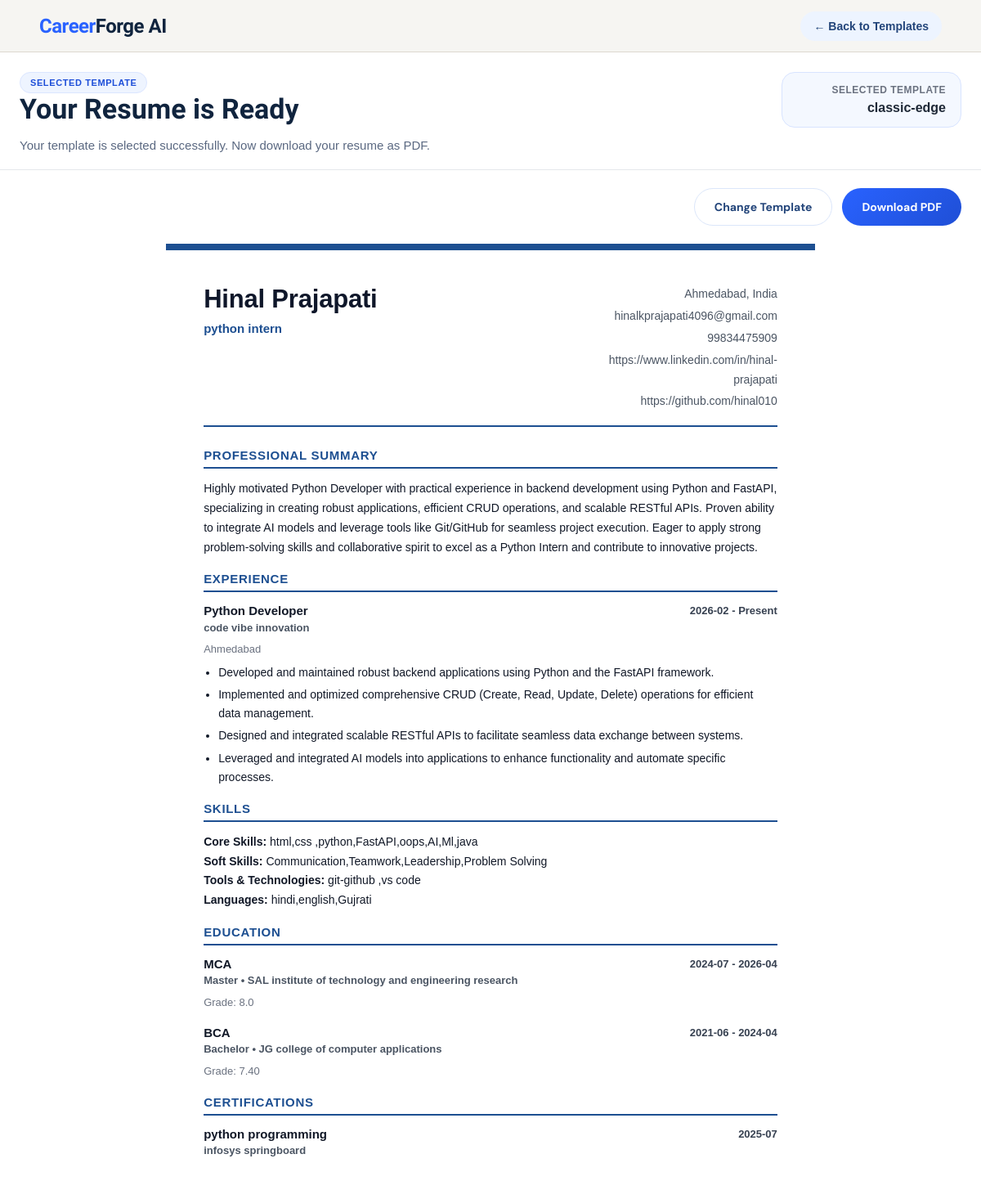
The app's page /use_template (signed in) with its own data.
### tables this page shows
CREATE TABLE user_profile (
    id INTEGER PRIMARY KEY AUTOINCREMENT,
    user_id INTEGER UNIQUE,
    full_name TEXT,
    email TEXT,
    contact TEXT,
    location TEXT,
    country TEXT,
    linkedin TEXT,
    github TEXT,
    photo TEXT,
    FOREIGN KEY (user_id) REFERENCES users(id) ON DELETE CASCADE
);

CREATE TABLE user_skills (
    id INTEGER PRIMARY KEY AUTOINCREMENT,
    user_id INTEGER UNIQUE,
    job_role_id INTEGER,
    custom_job_role TEXT,
    core_skills TEXT,
    soft_skills TEXT,
    tools_technologies TEXT,
    languages TEXT,
    missing_skills_suggestions TEXT,
    FOREIGN KEY (user_id) REFERENCES users(id) ON DELETE CASCADE,
    FOREIGN KEY (job_role_id) REFERENCES job_title_master(id)
);

CREATE TABLE professional_summary (
    id INTEGER PRIMARY KEY AUTOINCREMENT,
    user_id INTEGER UNIQUE,
    professional_summary TEXT,
    FOREIGN KEY (user_id) REFERENCES users(id) ON DELETE CASCADE
);

CREATE TABLE experience (
    id INTEGER PRIMARY KEY AUTOINCREMENT,
    user_id INTEGER NOT NULL,
    job_title_id INTEGER,
    custom_job_title TEXT,
    experience_type_id INTEGER,
    company_name TEXT,
    location TEXT,
    start_month TEXT,
    end_month TEXT,
    currently_working INTEGER DEFAULT 0,
    description TEXT,
    FOREIGN KEY (user_id) REFERENCES users(id) ON DELETE CASCADE,
    FOREIGN KEY (job_title_id) REFERENCES job_title_master(id),
    FOREIGN KEY (experience_type_id) REFERENCES experience_type_master(id)
);

CREATE TABLE education (
    id INTEGER PRIMARY KEY AUTOINCREMENT,
    user_id INTEGER NOT NULL,
    degree_id INTEGER,
    course_id INTEGER,
    institution_id INTEGER,
    location TEXT,
    start_month TEXT,
    end_month TEXT,
    grade TEXT, custom_degree TEXT, custom_course TEXT, custom_institution TEXT,
    FOREIGN KEY (user_id) REFERENCES users(id) ON DELETE CASCADE,
    FOREIGN KEY (degree_id) REFERENCES degree_master(id),
    FOREIGN KEY (course_id) REFERENCES course_master(id),
    FOREIGN KEY (institution_id) REFERENCES institute_master(id)
);

CREATE TABLE certification (
    id INTEGER PRIMARY KEY AUTOINCREMENT,
    user_id INTEGER NOT NULL,
    certificate_name TEXT NOT NULL,
    organization TEXT NOT NULL,
    certificate_date TEXT NOT NULL,
    FOREIGN KEY (user_id) REFERENCES users(id) ON DELETE CASCADE
);

### main.py (the view)
@app.get("/use_template", response_class=HTMLResponse)
def use_template_page(
    request: Request,
    template: str = Query(None)
):
    user = require_login(request)
    if isinstance(user, RedirectResponse):
        return user
    template_map = {
        "classic-edge": "resume_templates/classic_edge.html",
        "nova-grid": "resume_templates/nova_grid.html",
        "profile-spotlight": "resume_templates/profile_spotlight.html",
        "pure-ats": "resume_templates/pure_ats.html",
        "executive-line": "resume_templates/executive_line.html",
        "soft-modern": "resume_templates/soft_modern.html",
    }
    if template not in template_map:
        template = "classic-edge"
    save_selected_template(user["id"], template)
    template_file = template_map[template]
    profile = get_user_profile(user["id"])
    educations = get_education(user["id"])
    experiences = get_experience(user["id"])
    skills = get_skills(user["id"])
    projects = get_projects(user["id"])
    certifications = get_certifications(user["id"])
    summary_row = get_professional_summary(user["id"])
    if skills:
        skills["job_role_text"] = get_job_role_text_from_skills(skills)
    show_experience = len(experiences) > 0 and user.get("is_fresher", 0) == 0
    return templates.TemplateResponse(
        request,
        "resume_generate.html",
        {
            "request": request,
            "user": user,
            "profile": profile,
            "educations": educations,
            "experiences": experiences,
            "show_experience": show_experience,
            "skills": skills,
            "projects": projects,
            "certifications": certifications,
            "saved_summary": summary_row["professional_summary"] if summary_row else "",
            "selected_template_name": template,
            "template_file": template_file,
            "pdf_mode": False
        }
    )

### template/resume_generate.html (shortened to what this page needs)
<!DOCTYPE html>
<html lang="en">
<head>
    <link rel="stylesheet" href="/static/resume_preview.css">
    <link rel="stylesheet" href="/static/resume_pdf.css">
</head>
<body>
    <div class="page-wrapper {% if pdf_mode %}pdf-mode{% endif %}">
        {% if not pdf_mode %}
        <header class="topbar">
            <div class="logo"><span>Career</span>Forge AI</div>
            <div class="topbar-actions">
                <a href="/choose_template" class="back-link">← Back to Templates</a>
            </div>
        </header>
        <section class="preview-header">
            <div class="preview-header-left">
                <p class="preview-badge">Selected Template</p>
                <h1>Your Resume is Ready</h1>
                <p class="preview-subtext">
                    Your template is selected successfully. Now download your resume as PDF.
                </p>
            </div>
            <div class="preview-header-right">
                <div class="selected-template-box">
                    <span class="selected-label">Selected Template</span>
                    <strong>{{ selected_template_name }}</strong>
                </div>
            </div>
        </section>
        <section class="preview-actions-bar">
            <button type="button" class="secondary-btn" onclick="window.location.href='/choose_template'">
                Change Template
            </button>
            <button type="button" class="primary-btn" onclick="window.location.href='/generate_pdf'">
                Download PDF
            </button>
        </section>
        {% endif %}
        <main class="preview-main">
            <div class="resume-shell">
                <div class="resume-paper template-{{ selected_template_name }}">
                    {% include template_file %}
                </div>
            </div>
        </main>
    </div>
</body>
</html>

### template/resume_templates/classic_edge.html (shortened to what this page needs)
<div class="classic-edge-template">
    <div class="resume-header classic-edge-header">
        <div class="header-left">
            <h1 class="resume-name">
                {{ profile.full_name if profile and profile.full_name else "Your Name" }}
            </h1>
            <p class="resume-role">
                {% if skills and skills.job_role_text %}
                    {{ skills.job_role_text }}
                {% else %}
                    Professional Resume
                {% endif %}
            </p>
        </div>
        <div class="resume-contact classic-edge-contact">
            {% if profile and profile.location %}
                <p>{{ profile.location }}{% if profile.country %}, {{ profile.country }}{% endif %}</p>
            {% elif profile and profile.country %}
                <p>{{ profile.country }}</p>
            {% endif %}
            {% if profile and profile.email %}
                <p>{{ profile.email }}</p>
            {% endif %}
            {% if profile and profile.contact %}
                <p>{{ profile.contact }}</p>
            {% endif %}
            {% if profile and profile.linkedin %}
                <p>{{ profile.linkedin }}</p>
            {% endif %}
            {% if profile and profile.github %}
                <p>{{ profile.github }}</p>
            {% endif %}
        </div>
    </div>
    {% if saved_summary %}
    <section class="resume-section">
        <h2>Professional Summary</h2>
        <p class="summary-text">{{ saved_summary }}</p>
    </section>
    {% endif %}
    {% if show_experience %}
    <section class="resume-section">
        <h2>Experience</h2>
        {% for exp in experiences %}
        <div class="resume-block">
            <div class="block-top">
                <div>
                    <h3>
                        {% if exp.job_title_text %}
                            {{ exp.job_title_text }}
                        {% elif exp.job_title_name %}
                            {{ exp.job_title_name }}
                        {% elif exp.custom_job_title %}
                            {{ exp.custom_job_title }}
                        {% else %}
                            Job Title
                        {% endif %}
                    </h3>
                    <p class="sub-line">
                        {{ exp.company_name if exp.company_name else "Company" }}
                    </p>
                </div>
                <span class="date-line">
                    {{ exp.start_month if exp.start_month else "" }}
                    {% if exp.start_month or exp.end_month or exp.currently_working %} - {% endif %}
                    {% if exp.currently_working %}
                        Present
                    {% else %}
                        {{ exp.end_month if exp.end_month else "Present" }}
                    {% endif %}
                </span>
            </div>
            {% if exp.location %}
                <p class="muted-line">{{ exp.location }}</p>
            {% endif %}
            {% if exp.description %}
                <ul class="resume-list">
                    {% for line in exp.description.split('\n') %}
                        {% if line.strip() %}
                            <li>{{ line.strip().lstrip('-• ') }}</li>
                        {% endif %}
                    {% endfor %}
                </ul>
            {% endif %}
        </div>
        {% endfor %}
    </section>
    {% endif %}
    {% if skills %}
    <section class="resume-section">
        <h2>Skills</h2>
        {% if skills.core_skills %}
            <p><strong>Core Skills:</strong> {{ skills.core_skills }}</p>
        {% endif %}
        {% if skills.soft_skills %}
            <p><strong>Soft Skills:</strong> {{ skills.soft_skills }}</p>
        {% endif %}
        {% if skills.tools_technologies %}
            <p><strong>Tools & Technologies:</strong> {{ skills.tools_technologies }}</p>
        {% endif %}
        {% if skills.languages %}
            <p><strong>Languages:</strong> {{ skills.languages }}</p>
        {% endif %}
    </section>
    {% endif %}
    {% if educations and educations|length > 0 %}
    <section class="resume-section">
        <h2>Education</h2>
        {% for edu in educations %}
        <div class="resume-block">
            <div class="block-top">
                <div>
                    <h3>
                        {{ edu.course_text if edu.course_text else edu.course_name if edu.course_name else "Course" }}
                    </h3>
                    <p class="sub-line">
                        {% if edu.degree_text %}
                            {{ edu.degree_text }}
                        {% elif edu.degree_name %}
                            {{ edu.degree_name }}
                        {% endif %}
                        {% if (edu.degree_text or edu.degree_name) and (edu.institution_text or edu.institute_name) %}
                            •
                        {% endif %}
                        {{ edu.institution_text if edu.institution_text else edu.institute_name if edu.institute_name else "Institution" }}
                    </p>
                </div>
                <span class="date-line">
                    {{ edu.start_month if edu.start_month else "" }}
                    {% if edu.start_month or edu.end_month %} - {% endif %}
                    {{ edu.end_month if edu.end_month else "Present" }}
                </span>
            </div>
            {% if edu.location or edu.grade %}
            <p class="muted-line">
                {% if edu.grade %}Grade: {{ edu.grade }}{% endif %}
            </p>
            {% endif %}
        </div>
        {% endfor %}
    </section>
    {% endif %}
    {% if certifications and certifications|length > 0 %}
    <section class="resume-section">
        <h2>Certifications</h2>
        {% for cert in certifications %}
        <div class="resume-block">
            <div class="block-top">
                <div>
                    <h3>{{ cert.certificate_name }}</h3>
                    {% if cert.organization %}
                        <p class="sub-line">{{ cert.organization }}</p>
                    {% endif %}
                </div>
                {% if cert.certificate_date %}
                    <span class="date-line">{{ cert.certificate_date }}</span>
                {% endif %}
            </div>
        </div>
        {% endfor %}
    </section>
    {% endif %}
</div>

### static/resume_preview.css (style rules this page uses)
* { box-sizing: border-box; margin: 0; padding: 0; }
:root { --border: #ddd8cf; --primary-dark: #1d4ed8; --bg-main: #f5f4f0; }
html, body { width: 100%; overflow-x: hidden; }
body { font-family: 'DM Sans', sans-serif; background: var(--bg-main); color: #1f2937; min-height: 100vh; }
.page-wrapper { width: 100%; min-height: 100vh; padding: 0 0 40px; }
.preview-header, .preview-actions-bar, .preview-main { max-width: 1400px; margin-left: auto; margin-right: auto; padding-left: 24px; padding-right: 24px; }
.topbar { position: fixed; top: 0; left: 0; right: 0; z-index: 1000; display: flex; align-items: center; justify-content: space-between; padding: 0 48px; height: 64px; background: rgba(245, 244, 240, 0.85); backdrop-filter: blur(12px); border-bottom: 1px solid var(--border); }
.logo { font-family: 'Sora', sans-serif; font-size: 24px; font-weight: 800; color: #10243e; letter-spacing: -0.5px; }
.logo span { color: #2962ff; }
.topbar-actions { display: flex; align-items: center; gap: 12px; }
.back-link { text-decoration: none; color: #23457a; font-weight: 700; font-size: 14px; padding: 10px 16px; border-radius: 999px; background: #edf4ff; transition: 0.25s ease; }
.preview-header { max-width: 1400px; margin: 88px auto 22px; padding: 0 24px; display: flex; justify-content: space-between; align-items: flex-start; gap: 24px; background: transparent; border: none; border-radius: 0; box-shadow: none; border-bottom: 1px solid #e5e7eb; padding-bottom: 16px; }
.preview-header-left { flex: 1; }
.preview-badge { display: inline-flex; align-items: center; gap: 6px; background: #eef4ff; color: #1d4ed8; font-size: 11px; font-weight: 700; letter-spacing: 0.6px; text-transform: uppercase; padding: 6px 12px; border-radius: 999px; border: 1px solid #dbe6ff; }
.preview-header h1 { font-family: 'Sora', sans-serif; font-size: 34px; line-height: 1.15; color: #10243e; margin-bottom: 12px; }
.preview-subtext { font-size: 15px; line-height: 1.75; color: #5a6881; max-width: 760px; }
.preview-header-right { display: flex; align-items: center; justify-content: flex-end; }
.selected-template-box { background: #f4f8ff; border: 1px solid #d8e4ff; border-radius: 16px; padding: 14px 18px; min-width: 220px; text-align: right; }
.selected-label { display: block; font-size: 12px; font-weight: 700; color: #6b7280; margin-bottom: 6px; text-transform: uppercase; letter-spacing: 0.5px; }
.preview-actions-bar { max-width: 1400px; margin: 0 auto 22px; display: flex; justify-content: flex-end; gap: 12px; }
.primary-btn, .secondary-btn { border: none; cursor: pointer; font-family: 'DM Sans', sans-serif; font-weight: 700; font-size: 14px; border-radius: 999px; padding: 13px 24px; transition: 0.25s ease; }
.primary-btn { background: linear-gradient(135deg, #2962ff, #1f4fd6); color: #ffffff; }
.secondary-btn { background: #ffffff; color: #23457a; border: 1px solid #dbe6fa; }
.preview-main { max-width: 1400px; margin: 0 auto; }
.resume-shell { display: flex; justify-content: center; overflow-x: auto; }
.resume-paper { width: 210mm; min-height: 297mm; background: #ffffff; border-radius: 24px; box-shadow: 0 20px 55px rgba(23, 35, 72, 0.14); overflow: hidden; }

### records on screen
user_profile: full_name "Hinal Prajapati", location "Ahmedabad", country "India", email "hinalkprajapati4096@gmail.com", contact "99834475909", linkedin "https://www.linkedin.com/in/hinal-prajapati", github "https://github.com/hinal010"
user_skills: job_role_text "python intern", core_skills "html,css ,python,FastAPI,oops,AI,Ml,java", soft_skills "Communication,Teamwork,Leadership,Problem Solving", tools_technologies "git-github ,vs code", languages "hindi,english,Gujrati"
professional_summary: professional_summary "Highly motivated Python Developer with practical experience in backend development using Python and FastAPI, specializing in creating robust applications, efficient CRUD operations, and scalable RESTful APIs. Proven ability to integrate AI models and leverage tools like Git/GitHub for seamless project execution. Eager to apply strong problem-solving skills and collaborative spirit to excel as a Python Intern and contribute to innovative projects."
experience: job_title_name "Python Developer", company_name "code vibe innovation", start_month "2026-02", currently_working "Present", location "Ahmedabad", strip "Developed and maintained robust backend applications using Python and the FastAPI framework." "Implemented and optimized comprehensive CRUD (Create, Read, Update, Delete) operations for efficient data management." "Designed and integrated scalable RESTful APIs to facilitate seamless data exchange between systems." "Leveraged and integrated AI models into applications to enhance functionality and automate specific processes."
education: course_text "MCA", degree_name "Master", custom_institution "SAL institute of technology and engineering research", start_month "2024-07", end_month "2026-04", grade "8.0"
education: course_text "BCA", degree_name "Bachelor", custom_institution "JG college of computer applications", start_month "2021-06", end_month "2024-04", grade "7.40"
certification: certificate_name "python programming", organization "infosys springboard", certificate_date "2025-07"

### other values on screen
{{ selected_template_name }} "classic-edge"
